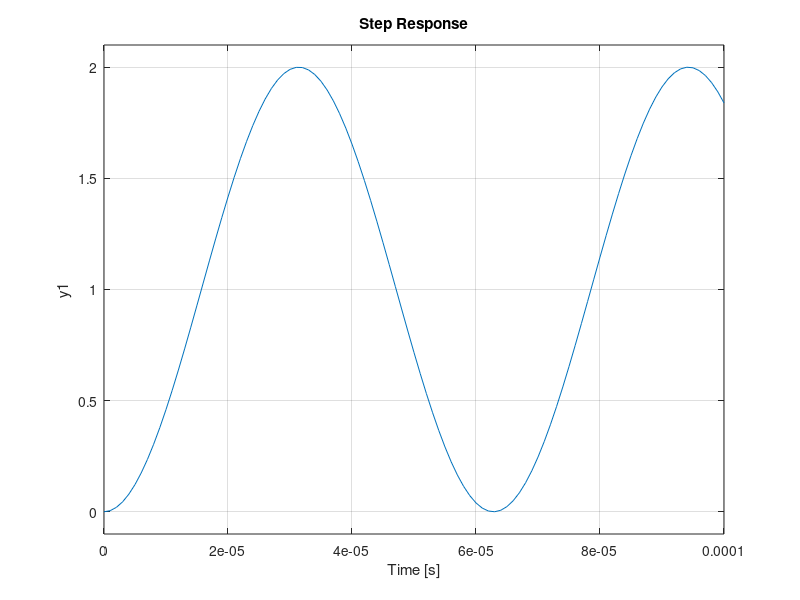

Here is the MATLAB script that generated this plot:
clear;
L=1e-3;   % Henry (1 mH)
C=100e-9;  %Farad(10 nF)

%Define State-Space Matrix
% A= [ 0, 1/C;
%     -1/L, 0];
% 
% B= [0; 1/L];
% 
% C= [1, 0];
% D=0;

A = [0, -1/L;
     1/C, 0];
B = [1/L; 0];
C = [0, 1];  % Renamed to avoid conflict with ss() output
D = 0;


%Create the state space model (Use the ss function)
sys=ss(A,B,C,D);

%simulate the step Response
%Simulate unit step response using the step function 
step(sys,0.0001);  %change the inverval as per need. time will start from 0 till 0.0001
grid on;
